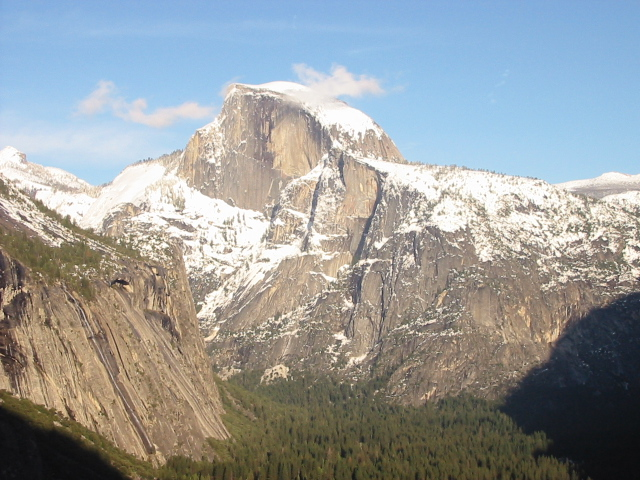
%> input picture data/yosemite_test/yosemite2.jpg, 640 x 480 px
$ octave q6.m   (GNU Octave 9; MATLAB toolbox functions it lacks are replaced by stand-ins)
%> lines starting %> are read from the running program, lines starting %| are printed output that depends on the picture
### matlab/generatePanorama.m
function [ panoImg, H, locs1, locs2, matches ] = generatePanorama( img1, img2 )

%     img1 = imresize(img1, 0.3);
%     img2 = imresize(img2, 0.3);

    im1 = rgb2gray(img1);
    im2 = rgb2gray(img2);

    [locs1, desc1] = briefLite(im1);
    [locs2, desc2] = briefLite(im2);

    matches = briefMatch(desc1, desc2);

%     RANSAC:
%     log(1-p) / log(1- u^m)
%       p: prob at least a set of random sample does not include outlier
%       u: prob of inlier
%       m: min #points required
    tol = 4;
    u = tol * 0.01; % depends on tolerance
    nIter = log(1 - 0.99) / log(1 - u^4);
    H = ransacH(matches, locs1, locs2, nIter, 5);

    panoImg = imageStitching_noClip(img1, img2, H);

end

### matlab/createGaussianPyramid.m
function [GaussianPyramid] = createGaussianPyramid(im, sigma0, k, levels)
% function [GaussianPyramid] = createGaussianPyramid(im, sigma0, k, levels)
%%Produces Gaussian Pyramid
% inputs
% im - a grayscale image with range 0 to 1
% sigma0 - the standard deviation of the blur at level 0
% k - the multiplicative factor of sigma at each level, where sigma=sigma_0 k^l
% levels - the levels of the pyramid where the blur at each level is
% sigma=sgima0 k^l
% outputs
% A matrix of grayscale images of size (size(im),numel(levels))
%

im = im2double(im);
if size(im,3)==3
    im= rgb2gray(im);
end

GaussianPyramid = zeros([size(im),length(levels)]);
for i = 1:length(levels)
    sigma_ = sigma0*k^levels(i);
    h = fspecial('gaussian',floor(3*sigma_*2)+1,sigma_);
    GaussianPyramid(:,:,i) = imfilter(im,h);
end

### matlab/createDoGPyramid.m
function [ DoGPyramid, DoGLevels ] = createDoGPyramid( GaussianPyramid, levels )
%CREATEDOGPYRAMID Creates a DoG pyramid using Gaussian pyramid
% Dl(x, y, σl) = GPl − GPl−1

    DoGLevels = levels(2:length(levels));
    sizeG = size(GaussianPyramid);

    DoGPyramid = zeros(sizeG(1), sizeG(2), sizeG(3)-1);

    for i = 2 : sizeG(3)
        DoGPyramid(:,:,i-1) = GaussianPyramid(:,:,i) - GaussianPyramid(:,:,i-1);
    end

end

### matlab/DoGdetector.m
function [ locs, GaussianPyramid ] = DoGdetector( im, sigma0, k, levels, th_contrast, th_r )

    GaussianPyramid = createGaussianPyramid(im, sigma0, k, levels);

    [dogPyramid, dLevels] = createDoGPyramid(GaussianPyramid, levels);

    pCurv = computePrincipalCurvature(dogPyramid);

    locs = getLocalExtrema(dogPyramid, dLevels, pCurv, th_contrast, th_r);

end

### matlab/computePrincipalCurvature.m
function [ PrincipalCurvature ] = computePrincipalCurvature( DoGPyramid )
%COMPUTEPRINCIPALCURVATURE Use Hessian matrix to find the principal
%curvature

    PrincipalCurvature = zeros(size(DoGPyramid));

    for i = 1 : size(DoGPyramid,3)
        im = DoGPyramid(:,:,i);
        [gx, gy] = gradient(im);
        [gxx, gxy] = gradient(gx);
        [~, gyy] = gradient(gy);

        % trace^2 of Hessian of every pixel
        TraceH = gxx + gyy;
        TraceH = TraceH .* TraceH;

        % Determinant of Hessian for every pixel
        DetH = (gxx .* gyy) - (gxy .* gxy);

        R = TraceH ./ DetH;

        PrincipalCurvature(:,:,i) = R;
    end


end

### matlab/getLocalExtrema.m
function [ locs ] = getLocalExtrema(DoGPyramid, DoGLevels, PrincipalCurvature, th_contrast, th_r)
%GETLOCALEXTREMA Find the local extrema for a point's neightbors in space
%and scale

    locs = [];

    for i = 1 : size(DoGPyramid,3)

        im = DoGPyramid(:,:,i);
        imp = PrincipalCurvature(:,:,i);

        % consider extrema around a point’s eight neighbors in space
        filMask = true(3);
        filMask(5) = 0;
        imFiltered = ordfilt2(im, 8, filMask);
        imMask = (im > imFiltered);
        imFiltered = abs(im .* imMask);

        % consider 2 neighbor scales
        prevLayer = zeros(size(im));
        nextLayer = zeros(size(im));
        if (i > 1)
            prevLayer = abs(DoGPyramid(:,:,i-1) .* imMask);
        end
        if (i < size(DoGPyramid,3))
            nextLayer = abs(DoGPyramid(:,:,i+1) .* imMask);
        end
        totalMax = max(max(imFiltered, prevLayer), nextLayer);
        imFiltered = imFiltered .* (totalMax == imFiltered);


        % filter out points that does not meet threshold
        ind = find(abs(imFiltered) > th_contrast & abs(imp) < th_r);

        [y, x] = ind2sub(size(im), ind);

        loc = [x y repmat(DoGLevels(i), length(x), 1)];

        locs = [locs; loc];
    end

end

### matlab/computeBrief.m
function [ locs, desc ] = computeBrief( im, locs, levels, compareX, compareY )
% compute brief descriptors using the test pairs(compareX,compareY)
% and interest points(locs)

    % compute gaussian pyramid for the image
    sigma0 = 1;
    k = sqrt(2);
    gaussPyramid = createGaussianPyramid(im, sigma0, k, levels);

    patchSize = 9;
    bound = floor(patchSize / 2);
    desc = [];
    corners = [];
    for i = 1 : size(locs,1)
        % create a 9x9 patch around each loc point
        loc = locs(i,:,:);
        im_level = gaussPyramid(:,:, levels == loc(3));

        xrange = loc(1) - bound : loc(1) + bound;
        yrange = loc(2) - bound : loc(2) + bound;

        % corner check
        if ((any(xrange < 1 | xrange > size(im_level,2))) || ...
                (any(yrange < 1 | yrange > size(im_level,1))))
            corners = [corners; i];
            continue;
        end

        patch = im_level(yrange, xrange);

        descI = patch(compareX) < patch(compareY);
        desc = [desc; descI'];
    end

    locs = locs(~ismember(1:size(locs,1), corners), :);

end

### matlab/briefLite.m
function [ locs, desc ] = briefLite( im )
    sigma0 = 1;
    k = sqrt(2);
    levels = [-1,0,1,2,3,4];

    theta_c = 0.03;
    theta_r = 12;


    [locs, gPyramid] = DoGdetector(im, sigma0, k, levels, theta_c, theta_r);

    load('testPattern.mat');

    [locs, desc] = computeBrief(im, locs, levels, compareX, compareY);

end

### matlab/briefMatch.m
function [matches] = briefMatch(desc1, desc2, ratio)
%function [matches] = briefMatch(desc1, desc2 [,ratio] )
%
% Performs the descriptor matching
% inputs  : desc1 , desc2 - m1 x n and m2 x n matrix. m1 and m2 are the number of keypoints in image 1 and 2.
%						    n is the number of bits in the brief
% outputs : matches - p x 2 matrix. where the first column are indices into desc1 and the second column are indices into desc2
%
% The suppression process will select the discriminative matches.
% For more information about the suprression of the match, please refret to [1]
%
%[1]Michael Calonder, Vincent Lepetit, Christoph Strecha, and Pascal Fua. BRIEF : Binary Robust Independent Elementary Features . ECCV, 2010

if nargin<3 %default value for ratio
    ratio = .8;
end

% compute the pairwise Hamming distance
[D,I] = pdist2(desc2,desc1,'hamming','Smallest',2);
ix = 1:size(desc1,1);

% supress match between descriptors that are not distriminative.
r = D(1,:)./D(2,:);
ix = ix(r < ratio | isnan(r));
I2 = I(1,r < ratio | isnan(r));

%output
matches = [ix' I2'];


end

### matlab/q6.m
tic;

% [9 lines of commented-out code are left out]

img1 = imread('../data/yosemite_test/yosemite2.jpg');
%> img1 is the input picture: size 480x640x3 uint8; mean R, G, B 151.7, 155.5, 155.6
img2 = imread('../data/yosemite_test/yosemite1.jpg');
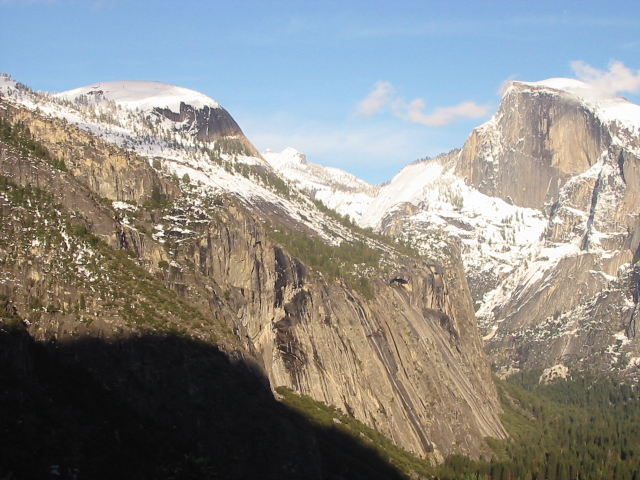
%> input picture data/yosemite_test/yosemite1.jpg, 640 x 480 px
%> img2 is the input picture: size 480x640x3 uint8; mean R, G, B 139.5, 139.3, 135.4
img3 = imread('../data/yosemite_test/yosemite3.jpg');
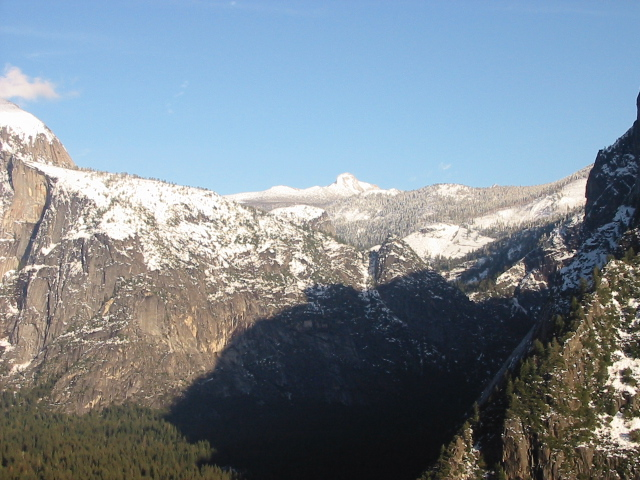
%> input picture data/yosemite_test/yosemite3.jpg, 640 x 480 px
%> img3 is the input picture: size 480x640x3 uint8; mean R, G, B 123.3, 135.4, 145.3

% img1 = imresize(img1, 0.3);
% img2 = imresize(img2, 0.3);
% img3 = imresize(img3, 0.3);

[panoImg, H1, locs1, locs2, matches1] = generatePanorama(img1, img2);
%> in generatePanorama, `im2 = rgb2gray(img2);`:
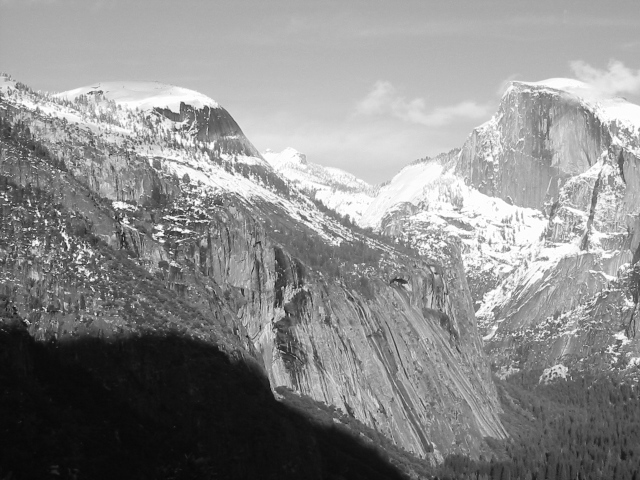
%> im2: size 480x640 uint8; min 6, max 255, mean 138.9
%> in DoGdetector, `[dogPyramid, dLevels] = createDoGPyramid(GaussianPyramid, levels);`: dLevels = [0 1 2 3 4]
%> the loop in getLocalExtrema, `for i = 1 : size(DoGPyramid,3)` made 5 passes
%> pass 1, in getLocalExtrema, `imMask = (im > imFiltered);`:
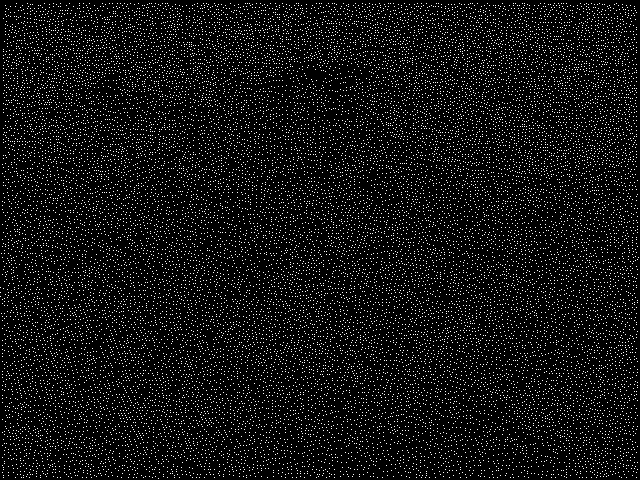
%> imMask: size 480x640 logical; 6.9% white in thin lines or dots
%> after the loop in getLocalExtrema, `for i = 1 : size(DoGPyramid,3)`: filMask = [true true true; true false true; true true true]
%> the loop in computeBrief, `for i = 1 : size(locs,1)` made 3158 passes
%> (loc, xrange, yrange) on passes 1 to 9: ([4 183 0], [0 1 2 3 4 5 6 7 8], [179 180 181 182 183 184 185 186 187]), ([4 289 0], [0 1 2 3 4 5 6 7 8], [285 286 287 288 289 290 291 292 293]), ([5 314 0], [1 2 3 4 5 6 7 8 9], [310 311 312 313 314 315 316 317 318]), ([5 319 0], [1 2 3 4 5 6 7 8 9], [315 316 317 318 319 320 321 322 323]), ([7 317 0], [3 4 5 6 7 8 9 10 11], [313 314 315 316 317 318 319 320 321]), ([8 290 0], [4 5 6 7 8 9 10 11 12], [286 287 288 289 290 291 292 293 294]), ([9 180 0], [5 6 7 8 9 10 11 12 13], [176 177 178 179 180 181 182 183 184]), ([9 183 0], [5 6 7 8 9 10 11 12 13], [179 180 181 182 183 184 185 186 187]), ([9 286 0], [5 6 7 8 9 10 11 12 13], [282 283 284 285 286 287 288 289 290])
%> after the loop in computeBrief, `for i = 1 : size(locs,1)`:
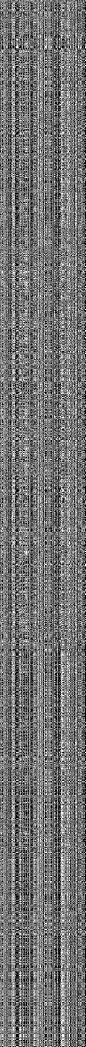
%> desc: size 3140x256 double (shown at 1/3 size); values 0 (black) and 1 (white), 45.4% white in thin lines or dots
%> after the loop in computeBrief, `for i = 1 : size(locs,1)`: corners = 18 values from 1 to 2574
%> the loop in getLocalExtrema (call 2), `for i = 1 : size(DoGPyramid,3)` made 5 passes
%> pass 1, in getLocalExtrema (call 2), `imFiltered = abs(im .* imMask);`:
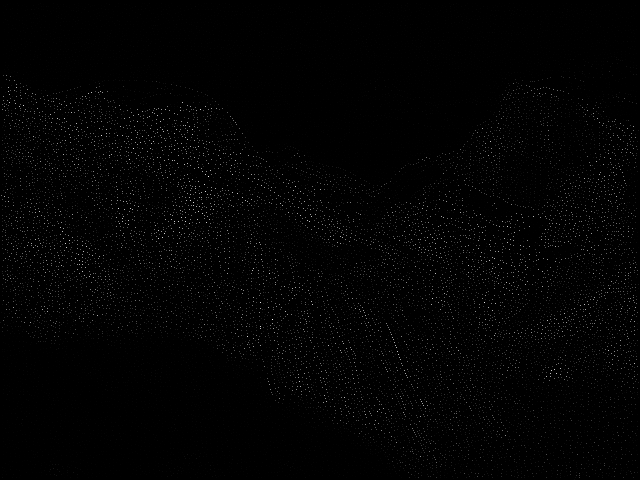
%> imFiltered: size 480x640 double; min 0, max 0.0925, mean 0.000873; drawn with min black and max white
%> after the loop in getLocalExtrema (call 2), `for i = 1 : size(DoGPyramid,3)`: filMask = [true true true; true false true; true true true]
%> call 2 of computeBrief, with levels = [-1 0 1 2 3 4]
%> the loop in computeBrief (call 2), `for i = 1 : size(locs,1)` made 3709 passes
%> (loc, xrange, yrange) on passes 1 to 9: ([3 105 0], [-1 0 1 2 3 4 5 6 7], [101 102 103 104 105 106 107 108 109]), ([3 110 0], [-1 0 1 2 3 4 5 6 7], [106 107 108 109 110 111 112 113 114]), ([4 101 0], [0 1 2 3 4 5 6 7 8], [97 98 99 100 101 102 103 104 105]), ([4 230 0], [0 1 2 3 4 5 6 7 8], [226 227 228 229 230 231 232 233 234]), ([4 301 0], [0 1 2 3 4 5 6 7 8], [297 298 299 300 301 302 303 304 305]), ([4 321 0], [0 1 2 3 4 5 6 7 8], [317 318 319 320 321 322 323 324 325]), ([5 107 0], [1 2 3 4 5 6 7 8 9], [103 104 105 106 107 108 109 110 111]), ([5 120 0], [1 2 3 4 5 6 7 8 9], [116 117 118 119 120 121 122 123 124]), ([5 162 0], [1 2 3 4 5 6 7 8 9], [158 159 160 161 162 163 164 165 166])
%> after the loop in computeBrief (call 2), `for i = 1 : size(locs,1)`:
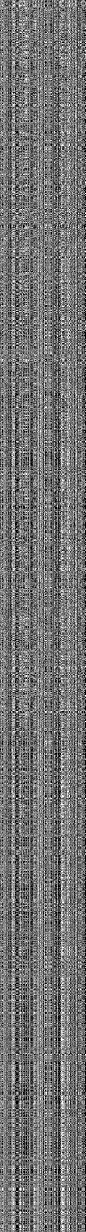
%> desc: size 3696x256 double (shown at 1/3 size); values 0 (black) and 1 (white), 45.4% white in thin lines or dots
%> after the loop in computeBrief (call 2), `for i = 1 : size(locs,1)`: corners = [1; 2; 3; 4; 5; 6; 2173; 2174; 2175; 2176; 2177; 2178; 2944]
%> the run ends on the next line
